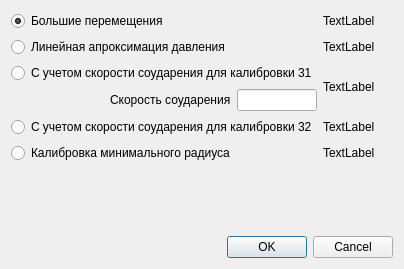
<?xml version="1.0" encoding="UTF-8"?>
<ui version="4.0">
 <class>Dialog</class>
 <widget class="QDialog" name="Dialog">
  <property name="windowModality">
   <enum>Qt::ApplicationModal</enum>
  </property>
  <property name="geometry">
   <rect>
    <x>0</x>
    <y>0</y>
    <width>404</width>
    <height>269</height>
   </rect>
  </property>
  <property name="windowTitle">
   <string>Выбор модели процесса</string>
  </property>
  <layout class="QVBoxLayout" name="verticalLayout_2">
   <item>
    <layout class="QFormLayout" name="formLayout">
     <item row="0" column="0">
      <widget class="QRadioButton" name="rb_1">
       <property name="text">
        <string>Большие перемещения</string>
       </property>
       <property name="checked">
        <bool>true</bool>
       </property>
      </widget>
     </item>
     <item row="0" column="1">
      <widget class="QLabel" name="l_1">
       <property name="text">
        <string>TextLabel</string>
       </property>
      </widget>
     </item>
     <item row="1" column="0">
      <widget class="QRadioButton" name="rb_2">
       <property name="text">
        <string>Линейная апроксимация давления</string>
       </property>
      </widget>
     </item>
     <item row="1" column="1">
      <widget class="QLabel" name="l_2">
       <property name="text">
        <string>TextLabel</string>
       </property>
      </widget>
     </item>
     <item row="2" column="0">
      <layout class="QVBoxLayout" name="verticalLayout">
       <item>
        <widget class="QRadioButton" name="rb_3">
         <property name="text">
          <string>С учетом скорости соударения для калибровки 31</string>
         </property>
        </widget>
       </item>
       <item>
        <layout class="QHBoxLayout" name="horizontalLayout">
         <item>
          <spacer name="horizontalSpacer">
           <property name="orientation">
            <enum>Qt::Horizontal</enum>
           </property>
           <property name="sizeHint" stdset="0">
            <size>
             <width>40</width>
             <height>20</height>
            </size>
           </property>
          </spacer>
         </item>
         <item>
          <widget class="QLabel" name="label">
           <property name="text">
            <string>Скорость соударения</string>
           </property>
          </widget>
         </item>
         <item>
          <widget class="QLineEdit" name="lineEdit">
           <property name="maximumSize">
            <size>
             <width>80</width>
             <height>16777215</height>
            </size>
           </property>
          </widget>
         </item>
        </layout>
       </item>
      </layout>
     </item>
     <item row="2" column="1">
      <widget class="QLabel" name="l_3">
       <property name="text">
        <string>TextLabel</string>
       </property>
      </widget>
     </item>
     <item row="3" column="0">
      <widget class="QRadioButton" name="rb_4">
       <property name="text">
        <string>С учетом скорости соударения для калибровки 32</string>
       </property>
      </widget>
     </item>
     <item row="3" column="1">
      <widget class="QLabel" name="l_4">
       <property name="text">
        <string>TextLabel</string>
       </property>
      </widget>
     </item>
     <item row="4" column="0">
      <widget class="QRadioButton" name="rb_5">
       <property name="text">
        <string>Калибровка минимального радиуса</string>
       </property>
      </widget>
     </item>
     <item row="4" column="1">
      <widget class="QLabel" name="l_5">
       <property name="text">
        <string>TextLabel</string>
       </property>
      </widget>
     </item>
    </layout>
   </item>
   <item>
    <spacer name="verticalSpacer">
     <property name="orientation">
      <enum>Qt::Vertical</enum>
     </property>
     <property name="sizeHint" stdset="0">
      <size>
       <width>20</width>
       <height>40</height>
      </size>
     </property>
    </spacer>
   </item>
   <item>
    <widget class="QDialogButtonBox" name="buttonBox">
     <property name="orientation">
      <enum>Qt::Horizontal</enum>
     </property>
     <property name="standardButtons">
      <set>QDialogButtonBox::Cancel|QDialogButtonBox::Ok</set>
     </property>
    </widget>
   </item>
  </layout>
 </widget>
 <resources/>
 <connections>
  <connection>
   <sender>buttonBox</sender>
   <signal>accepted()</signal>
   <receiver>Dialog</receiver>
   <slot>accept()</slot>
   <hints>
    <hint type="sourcelabel">
     <x>248</x>
     <y>254</y>
    </hint>
    <hint type="destinationlabel">
     <x>157</x>
     <y>274</y>
    </hint>
   </hints>
  </connection>
  <connection>
   <sender>buttonBox</sender>
   <signal>rejected()</signal>
   <receiver>Dialog</receiver>
   <slot>reject()</slot>
   <hints>
    <hint type="sourcelabel">
     <x>316</x>
     <y>260</y>
    </hint>
    <hint type="destinationlabel">
     <x>286</x>
     <y>274</y>
    </hint>
   </hints>
  </connection>
 </connections>
</ui>
